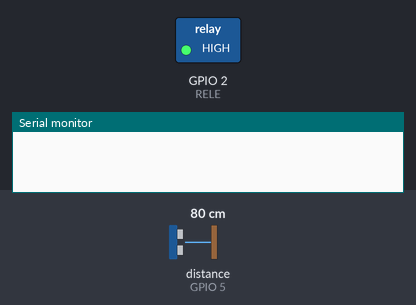
Bench run of a sketch on a simulated ESP32. Parts: switched loads named in the sketch (green lamp = pin HIGH), the last lines printed to the serial monitor. Wiring (inferred from the names in the program): ultrasonic range finder: trigger GPIO 18; echo GPIO 5. Inputs (shaded band) come from the test bench; at power-on: distance to the obstacle (sensor on GPIO 5) 80 cm. The echo pulse lasts 58.3 µs per cm; pins used as bus, display or sensor lines are not drawn.

Above: at 0.1 s.
At 2.4 s:
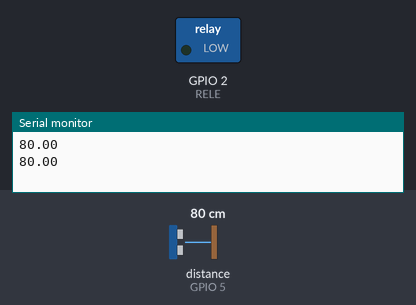
Timing chart, 0 to 3.9 s (numbered marks = the images above):
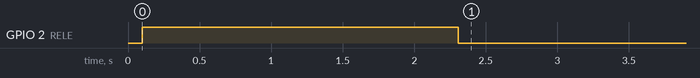

Measured:
- by itself, GPIO 2 (RELE): HIGH → LOW at 2.3 s

The sketch:

Edgent_ESP32.ino
```cpp
// Llenar con información de plantilla de Blynk aquí
#define BLYNK_TEMPLATE_ID "TMPLTl396KbO"
#define BLYNK_DEVICE_NAME "ContactorWifi"

//versión de Blynk
#define BLYNK_FIRMWARE_VERSION        "0.1.0"

#define BLYNK_PRINT Serial
//#define BLYNK_DEBUG

#define APP_DEBUG


// Descomentar la tarjeta que usarás, o configura una tarjeta en Settings.h
//#define USE_WROVER_BOARD
//#define USE_TTGO_T7

#include "BlynkEdgent.h"

int RELE = 2;      // rele en pin 2
int TRIG = 18;     // trigger en pin 18
int ECO = 5;       // echo en pin 5
float DURACION, DISTANCIA;

void setup()
{
  Serial.begin(115200); //establece comunicación serial
  delay(100); //espera 100ms
  pinMode(TRIG, OUTPUT);  // trigger como salida
  pinMode(ECO, INPUT);    // echo como entrada
  //pinMode(PULSADOR,INPUT_PULLUP);  //pulsador como entrada pullup
  pinMode(RELE, OUTPUT);   // rele como salida
  digitalWrite(RELE,HIGH);  //estado inicial de rele es LOW

  BlynkEdgent.begin();

}

void loop() {
  BlynkEdgent.run();
  digitalWrite(TRIG, LOW);     // generacion del pulso a enviar
  delayMicroseconds(2);        // al pin conectado al trigger
  digitalWrite(TRIG, HIGH);
  delayMicroseconds(10);
  digitalWrite(TRIG,LOW);

  DURACION = pulseIn(ECO, HIGH);  // con funcion pulseIn se espera un pulso alto en Echo
  DISTANCIA = DURACION / 58.3;    // distancia medida en centimetros

  Serial.println(DISTANCIA);    //linea de prueba de sensor
  delay(400);                   //linea de prueba de sensor
  if (DISTANCIA <= 150.00)        // si la distancia medida es menor o igual a 100 centimetros
  {                               // entonces se activa el rele
    digitalWrite(RELE,LOW);
  }
   Blynk.virtualWrite(V1, DISTANCIA); //envia el valor de DISTANCIA a V1
}

BLYNK_WRITE(V0)
{
  int vpulsador = param.asInt(); //el pulsador virtual obtiene su valor desde V0
  if (vpulsador==1)              //si el pulsador virtual es '1' entonces
  {                              //el rele se apaga
    digitalWrite(RELE,HIGH);
  }
}
```
